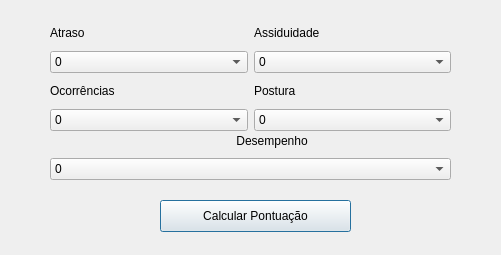
<?xml version="1.0" encoding="UTF-8"?>
<ui version="4.0">
 <class>media</class>
 <widget class="QDialog" name="media">
  <property name="geometry">
   <rect>
    <x>0</x>
    <y>0</y>
    <width>501</width>
    <height>255</height>
   </rect>
  </property>
  <property name="windowTitle">
   <string>Dialog</string>
  </property>
  <widget class="QWidget" name="layoutWidget">
   <property name="geometry">
    <rect>
     <x>50</x>
     <y>130</y>
     <width>401</width>
     <height>50</height>
    </rect>
   </property>
   <layout class="QVBoxLayout" name="verticalLayout">
    <item>
     <widget class="QLabel" name="label_5">
      <property name="text">
       <string>                                                        Desempenho</string>
      </property>
     </widget>
    </item>
    <item>
     <widget class="QComboBox" name="comboBox_5">
      <item>
       <property name="text">
        <string>0</string>
       </property>
      </item>
      <item>
       <property name="text">
        <string>1</string>
       </property>
      </item>
      <item>
       <property name="text">
        <string>2</string>
       </property>
      </item>
      <item>
       <property name="text">
        <string>3</string>
       </property>
      </item>
      <item>
       <property name="text">
        <string>4</string>
       </property>
      </item>
      <item>
       <property name="text">
        <string>5</string>
       </property>
      </item>
      <item>
       <property name="text">
        <string>6</string>
       </property>
      </item>
      <item>
       <property name="text">
        <string>7</string>
       </property>
      </item>
      <item>
       <property name="text">
        <string>8</string>
       </property>
      </item>
      <item>
       <property name="text">
        <string>9</string>
       </property>
      </item>
      <item>
       <property name="text">
        <string>10</string>
       </property>
      </item>
     </widget>
    </item>
   </layout>
  </widget>
  <widget class="QWidget" name="layoutWidget_2">
   <property name="geometry">
    <rect>
     <x>50</x>
     <y>20</y>
     <width>401</width>
     <height>111</height>
    </rect>
   </property>
   <layout class="QGridLayout" name="gridLayout">
    <item row="0" column="0">
     <widget class="QLabel" name="label">
      <property name="text">
       <string>Atraso</string>
      </property>
     </widget>
    </item>
    <item row="0" column="1">
     <widget class="QLabel" name="label_2">
      <property name="text">
       <string>Assiduidade</string>
      </property>
     </widget>
    </item>
    <item row="1" column="0">
     <widget class="QComboBox" name="comboBox">
      <item>
       <property name="text">
        <string>0</string>
       </property>
      </item>
      <item>
       <property name="text">
        <string>1</string>
       </property>
      </item>
      <item>
       <property name="text">
        <string>2</string>
       </property>
      </item>
      <item>
       <property name="text">
        <string>3</string>
       </property>
      </item>
      <item>
       <property name="text">
        <string>4</string>
       </property>
      </item>
      <item>
       <property name="text">
        <string>5</string>
       </property>
      </item>
      <item>
       <property name="text">
        <string>6</string>
       </property>
      </item>
      <item>
       <property name="text">
        <string>7</string>
       </property>
      </item>
      <item>
       <property name="text">
        <string>8</string>
       </property>
      </item>
      <item>
       <property name="text">
        <string>9</string>
       </property>
      </item>
      <item>
       <property name="text">
        <string>10</string>
       </property>
      </item>
     </widget>
    </item>
    <item row="1" column="1">
     <widget class="QComboBox" name="comboBox_2">
      <item>
       <property name="text">
        <string>0</string>
       </property>
      </item>
      <item>
       <property name="text">
        <string>1</string>
       </property>
      </item>
      <item>
       <property name="text">
        <string>2</string>
       </property>
      </item>
      <item>
       <property name="text">
        <string>3</string>
       </property>
      </item>
      <item>
       <property name="text">
        <string>4</string>
       </property>
      </item>
      <item>
       <property name="text">
        <string>5</string>
       </property>
      </item>
      <item>
       <property name="text">
        <string>6</string>
       </property>
      </item>
      <item>
       <property name="text">
        <string>7</string>
       </property>
      </item>
      <item>
       <property name="text">
        <string>8</string>
       </property>
      </item>
      <item>
       <property name="text">
        <string>9</string>
       </property>
      </item>
      <item>
       <property name="text">
        <string>10</string>
       </property>
      </item>
     </widget>
    </item>
    <item row="2" column="0">
     <widget class="QLabel" name="label_3">
      <property name="text">
       <string>Ocorrências</string>
      </property>
     </widget>
    </item>
    <item row="2" column="1">
     <widget class="QLabel" name="label_4">
      <property name="text">
       <string>Postura</string>
      </property>
     </widget>
    </item>
    <item row="3" column="0">
     <widget class="QComboBox" name="comboBox_3">
      <item>
       <property name="text">
        <string>0</string>
       </property>
      </item>
      <item>
       <property name="text">
        <string>1</string>
       </property>
      </item>
      <item>
       <property name="text">
        <string>2</string>
       </property>
      </item>
      <item>
       <property name="text">
        <string>3</string>
       </property>
      </item>
      <item>
       <property name="text">
        <string>4</string>
       </property>
      </item>
      <item>
       <property name="text">
        <string>5</string>
       </property>
      </item>
      <item>
       <property name="text">
        <string>6</string>
       </property>
      </item>
      <item>
       <property name="text">
        <string>7</string>
       </property>
      </item>
      <item>
       <property name="text">
        <string>8</string>
       </property>
      </item>
      <item>
       <property name="text">
        <string>9</string>
       </property>
      </item>
      <item>
       <property name="text">
        <string>10</string>
       </property>
      </item>
     </widget>
    </item>
    <item row="3" column="1">
     <widget class="QComboBox" name="comboBox_4">
      <item>
       <property name="text">
        <string>0</string>
       </property>
      </item>
      <item>
       <property name="text">
        <string>1</string>
       </property>
      </item>
      <item>
       <property name="text">
        <string>2</string>
       </property>
      </item>
      <item>
       <property name="text">
        <string>3</string>
       </property>
      </item>
      <item>
       <property name="text">
        <string>4</string>
       </property>
      </item>
      <item>
       <property name="text">
        <string>5</string>
       </property>
      </item>
      <item>
       <property name="text">
        <string>6</string>
       </property>
      </item>
      <item>
       <property name="text">
        <string>7</string>
       </property>
      </item>
      <item>
       <property name="text">
        <string>8</string>
       </property>
      </item>
      <item>
       <property name="text">
        <string>9</string>
       </property>
      </item>
      <item>
       <property name="text">
        <string>10</string>
       </property>
      </item>
     </widget>
    </item>
   </layout>
  </widget>
  <widget class="QPushButton" name="pushButton">
   <property name="geometry">
    <rect>
     <x>160</x>
     <y>200</y>
     <width>191</width>
     <height>32</height>
    </rect>
   </property>
   <property name="text">
    <string>Calcular Pontuação</string>
   </property>
  </widget>
 </widget>
 <resources/>
 <connections/>
</ui>
